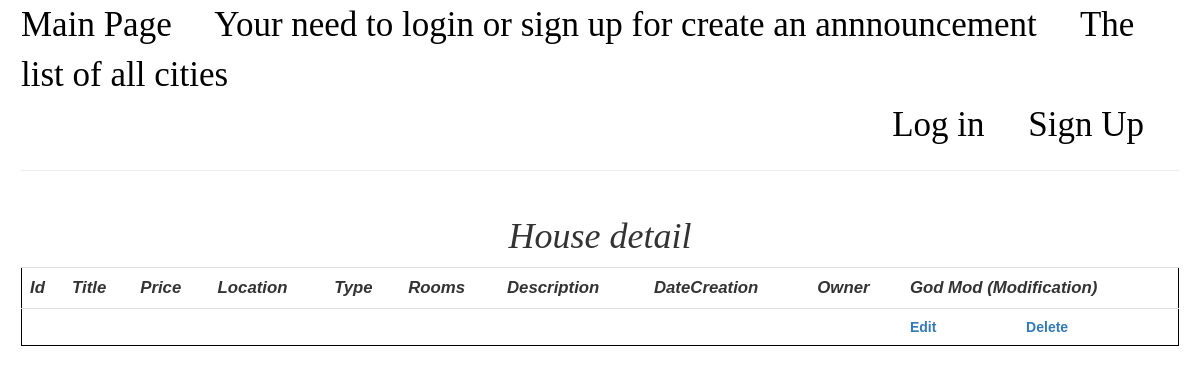
The app's page /house/1, older data.
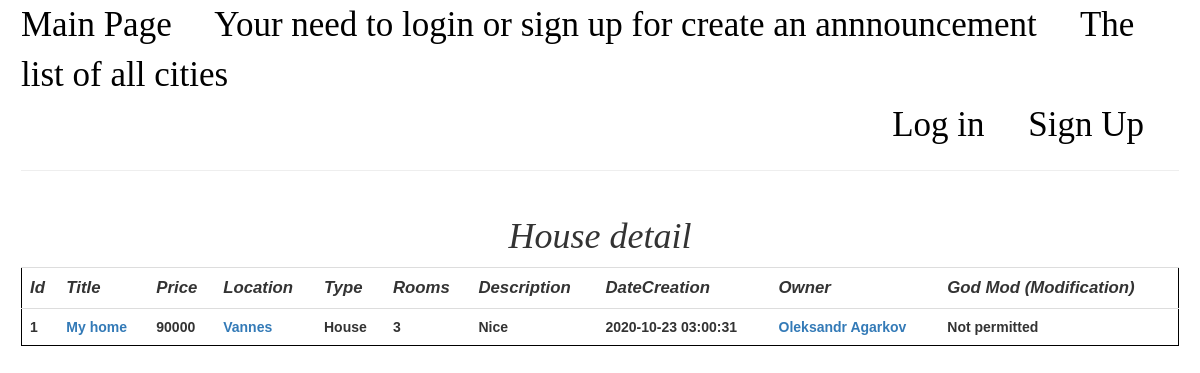
The same page, newer data.
### models.py (models this page shows, shortened)
class House(db.Model):
    __table_args__ = {'extend_existing': True}
    id = db.Column(db.INTEGER, primary_key=True)
    title = db.Column(db.String(50), nullable=False)
    location = db.Column(db.String(50), nullable=False)
    type = db.Column(db.String(50), nullable=False)
    rooms = db.Column(db.INTEGER, nullable=False)
    price = db.Column(db.INTEGER, nullable=False)
    description = db.Column(db.Text, nullable=False)
    author = db.Column(db.String, nullable=False)
    author_id = db.Column(db.INTEGER, nullable=False)
    dateCreation = db.Column(db.DateTime, nullable=False, default=sqlalchemy.sql.func.now())

### app.py (the view)
@app.route('/house/<int:id>', methods=['GET'])
def houseById(id):
    house = models.getHouseById(id)
    return render_template('houseDetail.html', house=house)

### models.py (called while the page is built)
def getHouseById(id):
    return House.query.get(id)

### templates/houseDetail.html (shortened to what this page needs)
{% extends 'base.html' %}
{% block body %}
    <h1>House detail</h1>
    <table class="table table-hover">
        <tr class="headers">
            <th>Id</th>
            <th>Title</th>
            <th>Price</th>
            <th>Location</th>
            <th>Type</th>
            <th>Rooms</th>
            <th>Description</th>
            <th>DateCreation</th>
            <th>Owner</th>
            <th colspan="2">God Mod (Modification)</th>
        </tr>
        <tr>
            <th>{{ house.id }}</th>
            <th><a href="/house/{{ house.id }}">{{ house.title }}</a></th>
            <th>{{ house.price }}</th>
            <th><a href="/search/city/{{ house.location }}">{{ house.location }}</a></th>
            <th>{{ house.type }}</th>
            <th>{{ house.rooms }}</th>
            <th>{{ house.description }}</th>
            <th>{{ house.dateCreation }}</th>
            <th><a href="/user/{{ house.author_id }}">{{ house.author }}</a></th>
            {% if house.author_id == current_user.id %}
                <th><a href="/house/edit/{{ house.id }}">Edit</a></th>
                <th><a href="/house/delete/{{ house.id }}">Delete</a></th>
            {% else %}
                <th colspan="2">Not permitted</th>
            {% endif %}
        </tr>
    </table>
{% endblock %}

Row changes from the older to the newer data that the page shows:
added House: id "1", title "My home", price "90000", location "Vannes", type "House", rooms "3", description "Nice", dateCreation "2020-10-23 03:00:31", author "Oleksandr Agarkov"
Text that changed along with them:
text no longer shown: "Edit Delete"
text now shown: "Not permitted"
